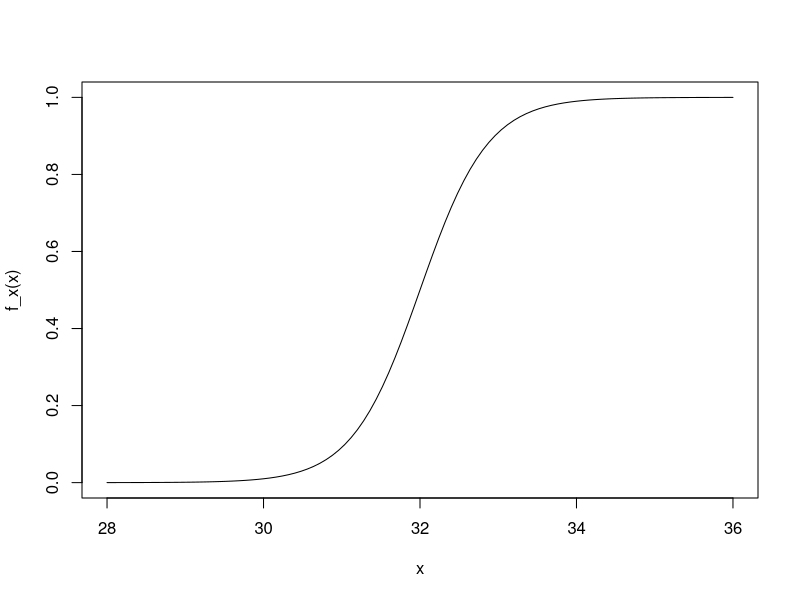
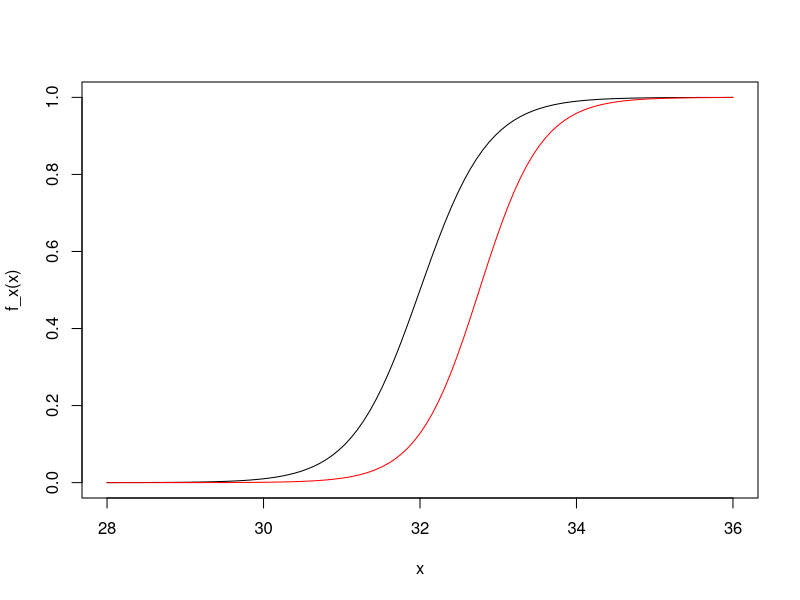

Generate these figures, in order, with R:
## ---- chunk 1
a = log(1/.99 - 1) / -2
b = -a * 32
f_x = function(x) {
  1/ (1 + exp(-(a*x + b)))
}
## ---- chunk 2
curve(f_x,from = 28, to = 36)
## ---- chunk 3
x = seq(30, 34, by = 0.5)
x
## ---- chunk 4
p_x = lapply(x, f_x)
## ---- chunk 5
roll_dice = function(prob) {
  rbinom(1, 1, prob)
}
y = lapply(p_x, roll_dice)
## ---- chunk 6
dt = do.call(rbind, Map(data.frame, x=x, p_x=p_x, y=y))
dt
## ---- chunk 7
form_x <- unlist(y) ~ x
lr_x = glm(formula = form_x, family = binomial)
lr_x
## ---- chunk 8

curve(f_x,from = 28, to = 36)
b1 = b
a1 = a
b = lr_x$coefficients[1]
a = lr_x$coefficients[2]
p1_x = lapply(x, f_x)
curve(f_x,from = 28, to = 36, add = TRUE, col = "red")
## ---- chunk 9
y1 = lapply(p_x, roll_dice)
dt1 = do.call(rbind, Map(data.frame, x=x, p_x=p_x, y=y, p1_x=p1_x, y1=y1))
dt1
